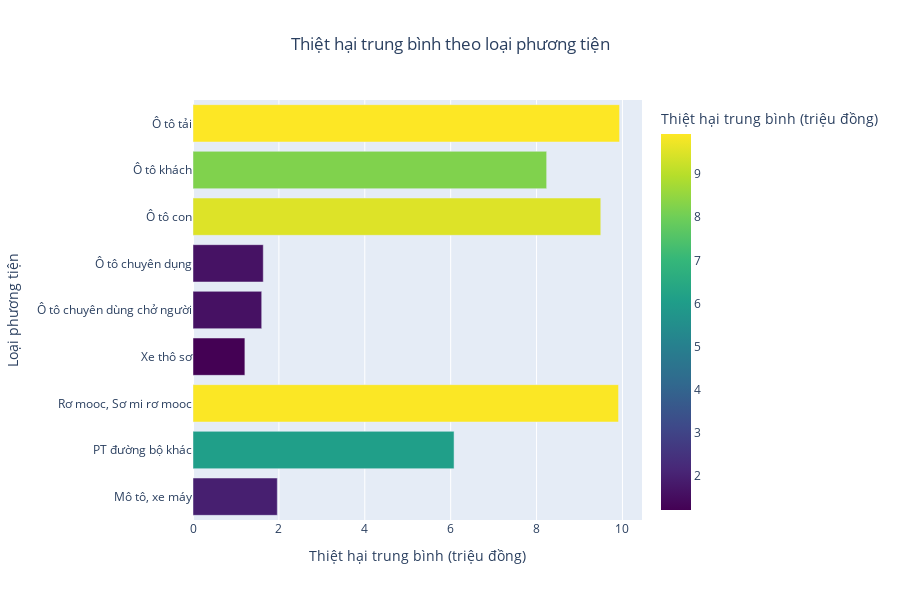

Here is the notebook cell this chart was saved with:
### Code cell
# Kết hợp cả 'Nhóm PT1' và 'Nhóm PT2' thành một cột duy nhất
vehicles_damage = pd.concat([
    data[['Nhóm PT1', 'Thiệt hại ước tính (triệu đồng)']].rename(columns={'Nhóm PT1': 'Loại phương tiện'}),
    data[['Nhóm PT2', 'Thiệt hại ước tính (triệu đồng)']].rename(columns={'Nhóm PT2': 'Loại phương tiện'})
])

vehicles_damage = vehicles_damage[vehicles_damage['Thiệt hại ước tính (triệu đồng)'] <= 1000]

# Loại bỏ các hàng có NaN trong cả 'Loại phương tiện' và 'Thiệt hại ước tính'
vehicles_damage = vehicles_damage.dropna(subset=['Loại phương tiện', 'Thiệt hại ước tính (triệu đồng)'])

# Tính thiệt hại trung bình cho từng loại phương tiện
avg_damage_by_vehicle = vehicles_damage.groupby('Loại phương tiện')['Thiệt hại ước tính (triệu đồng)'].mean().reset_index()
avg_damage_by_vehicle.columns = ['Loại phương tiện', 'Thiệt hại trung bình']

# Kiểm tra giá trị trung gian
print(avg_damage_by_vehicle)

# Vẽ biểu đồ thanh ngang
fig = px.bar(
    avg_damage_by_vehicle,
    x='Thiệt hại trung bình',
    y='Loại phương tiện',
    orientation='h',
    title='Thiệt hại trung bình theo loại phương tiện',
    color='Thiệt hại trung bình',
    color_continuous_scale='viridis',
    labels={'Thiệt hại trung bình': 'Thiệt hại trung bình (triệu đồng)', 'Loại phương tiện': 'Loại phương tiện'}
)

# Tùy chỉnh hiển thị
fig.update_layout(
    title_x=0.5,
    xaxis_title='Thiệt hại trung bình (triệu đồng)',
    yaxis_title='Loại phương tiện',
    font=dict(size=12),
    height=600,
    width=900
)

# Hiển thị biểu đồ
fig.show()

### Figure 1 — Plotly figure (JSON) as saved in the notebook; plotly's stock layout.template omitted (floating-point values rounded to 4 significant figures)
{"data": [{"alignmentgroup": "True", "hovertemplate": "Thiệt hại trung bình (triệu đồng)=%{marker.color}<br>Loại phương tiện=%{y}<extra></extra>", "legendgroup": "", "marker": {"color": [1.963, 6.079, 9.909, 1.208, 1.6, 1.636, 9.495, 8.235, 9.932], "coloraxis": "coloraxis", "pattern": {"shape": ""}}, "name": "", "offsetgroup": "", "orientation": "h", "showlegend": false, "textposition": "auto", "type": "bar", "x": [1.963, 6.079, 9.909, 1.208, 1.6, 1.636, 9.495, 8.235, 9.932], "xaxis": "x", "y": ["Mô tô, xe máy", "PT đường bộ khác", "Rơ mooc, Sơ mi rơ mooc", "Xe thô sơ", "Ô tô chuyên dùng chở người", "Ô tô chuyên dụng", "Ô tô con", "Ô tô khách", "Ô tô tải"], "yaxis": "y"}], "layout": {"barmode": "relative", "coloraxis": {"colorbar": {"title": {"text": "Thiệt hại trung bình (triệu đồng)"}}, "colorscale": [[0, "#440154"], [0.1111, "#482878"], [0.2222, "#3e4989"], [0.3333, "#31688e"], [0.4444, "#26828e"], [0.5556, "#1f9e89"], [0.6667, "#35b779"], [0.7778, "#6ece58"], [0.8889, "#b5de2b"], [1, "#fde725"]]}, "font": {"size": 12}, "height": 600, "legend": {"tracegroupgap": 0}, "title": {"text": "Thiệt hại trung bình theo loại phương tiện", "x": 0.5}, "width": 900, "xaxis": {"anchor": "y", "domain": [0, 1], "title": {"text": "Thiệt hại trung bình (triệu đồng)"}}, "yaxis": {"anchor": "x", "domain": [0, 1], "title": {"text": "Loại phương tiện"}}}}
